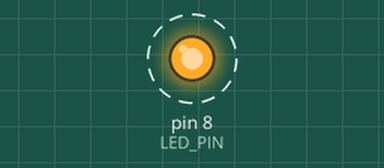
A sketch run on a simulated Arduino Uno, built with avr-gcc and run on an emulated ATmega328P. Shown: output pins drawn as LEDs (lit = HIGH). Dashed ring = blinking.

Above: at 0.2 s.
Timing chart, 0 to 3.0 s (numbered marks = the images above):
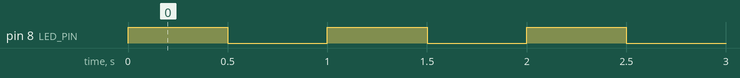

Measured:
- by itself, pin 8 (LED_PIN): alternates HIGH for 0.50 s and LOW for 0.50 s

The sketch:

standalone_blink_d8.ino
```cpp
#include <Arduino.h>

const uint8_t LED_PIN = 8;

void setup() {
  pinMode(LED_PIN, OUTPUT);
}

void loop() {
  digitalWrite(LED_PIN, HIGH);
  delay(500);
  digitalWrite(LED_PIN, LOW);
  delay(500);
}
```
